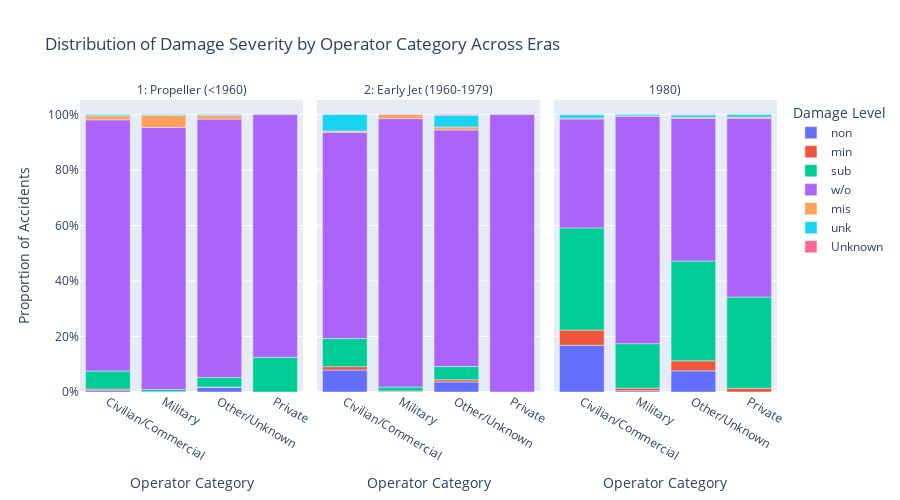

Notebook code for this chart:
### Code cell
# Import necessary libraries
import pandas as pd
import numpy as np
import plotly.express as px

# --- Load and Prepare Data ---
# Assuming df_corrected and df_loc (with op_category) exist from previous steps.
print("Using existing df_loc DataFrame with 'op_category'.")

# Ensure required columns exist and have correct types
required_cols = ['accident_year', 'op_category', 'damage']
if not all(col in df_loc.columns for col in required_cols):
    raise ValueError("df_loc is missing required columns ('accident_year', 'op_category', 'damage'). Please re-run previous steps.")
if not pd.api.types.is_numeric_dtype(df_loc['accident_year']):
    df_loc['accident_year'] = pd.to_numeric(df_loc['accident_year'], errors='coerce')
    df_loc = df_loc.dropna(subset=['accident_year'])
    df_loc['accident_year'] = df_loc['accident_year'].astype(int)
df_loc['op_category'] = df_loc['op_category'].astype(str)
df_loc['damage'] = df_loc['damage'].astype(str)


# --- 1. Feature Engineering: Define Eras ---
print("Defining aviation eras...")

def assign_era(year):
    if year < 1960:
        return '1: Propeller (<1960)'
    elif year >= 1960 and year < 1980:
        return '2: Early Jet (1960-1979)'
    else: # year >= 1980
        return '3: Modern (>=1980)'

df_loc['era'] = df_loc['accident_year'].apply(assign_era)
print("Eras assigned. Value counts:")
print(df_loc['era'].value_counts().sort_index().to_markdown(numalign="left", stralign="left"))


# --- 2. Calculate Damage Proportions ---
print("\nCalculating proportion of damage types within each Era and Operator Category...")

# Group by era and op_category, then get the normalized value counts for damage type
damage_proportions = df_loc.groupby(['era', 'op_category'])['damage'].value_counts(normalize=True).reset_index(name='proportion')

print("Proportion calculation complete. Sample data:")
print(damage_proportions.head().to_markdown(index=False, numalign="left", stralign="left"))


# --- 3. Visualize with Plotly Express ---
print("\nGenerating interactive faceted bar chart...")

# Determine order for damage categories for consistent coloring/stacking
# Define a sensible order if possible (e.g., from least to most severe, plus others)
damage_order = ['non', 'min', 'sub', 'w/o', 'mis', 'unk', 'Unknown']
# Filter proportions data to include only categories present, maintaining the order
existing_damage_cats = damage_proportions['damage'].unique()
ordered_cats_in_data = [cat for cat in damage_order if cat in existing_damage_cats]


# Create faceted bar chart using Plotly Express
# X-axis: Operator Category
# Y-axis: Proportion (should sum to 1 for each bar if barmode='stack')
# Color: Damage Type
# Facet: Era
fig = px.bar(damage_proportions,
             x='op_category',
             y='proportion',
             color='damage',
             facet_col='era', # Separate columns for each era
             category_orders={'damage': ordered_cats_in_data, # Ensure consistent color/stack order
                              'era': sorted(damage_proportions['era'].unique())}, # Sort eras chronologically
             labels={'op_category': 'Operator Category',
                     'proportion': 'Proportion of Accidents',
                     'damage': 'Damage Level',
                     'era': 'Aviation Era'},
             title='Distribution of Damage Severity by Operator Category Across Eras',
             height=500 # Adjust height as needed
             # barmode='stack' is the default when color is used
             )

# Improve layout - format y-axis as percentage, adjust titles
fig.update_layout(yaxis_tickformat='.0%') # Format y-axis ticks as percentages
fig.for_each_annotation(lambda a: a.update(text=a.text.split("=")[-1])) # Clean facet titles
fig.update_xaxes(title_text='Operator Category') # Ensure x-axis title is present

# Show the plot
fig.show()

### Figure 1 — Plotly figure (JSON) as saved in the notebook; plotly's stock layout.template omitted (floating-point values rounded to 4 significant figures)
{"data": [{"hovertemplate": "Damage Level=non<br>Aviation Era=1: Propeller (<1960)<br>Operator Category=%{x}<br>Proportion of Accidents=%{y}<extra></extra>", "legendgroup": "non", "marker": {"color": "#636efa", "pattern": {"shape": ""}}, "name": "non", "orientation": "v", "showlegend": true, "textposition": "auto", "type": "bar", "x": ["Civilian/Commercial", "Military", "Other/Unknown"], "xaxis": "x", "y": [0.006098, 0.0009235, 0.01711], "yaxis": "y"}, {"hovertemplate": "Damage Level=non<br>Aviation Era=2: Early Jet (1960-1979)<br>Operator Category=%{x}<br>Proportion of Accidents=%{y}<extra></extra>", "legendgroup": "non", "marker": {"color": "#636efa", "pattern": {"shape": ""}}, "name": "non", "orientation": "v", "showlegend": false, "textposition": "auto", "type": "bar", "x": ["Civilian/Commercial", "Military", "Other/Unknown"], "xaxis": "x2", "y": [0.07911, 0.0009033, 0.03646], "yaxis": "y2"}, {"hovertemplate": "Damage Level=non<br>Aviation Era=3: Modern (>=1980)<br>Operator Category=%{x}<br>Proportion of Accidents=%{y}<extra></extra>", "legendgroup": "non", "marker": {"color": "#636efa", "pattern": {"shape": ""}}, "name": "non", "orientation": "v", "showlegend": false, "textposition": "auto", "type": "bar", "x": ["Civilian/Commercial", "Military", "Other/Unknown"], "xaxis": "x3", "y": [0.1685, 0.004678, 0.07625], "yaxis": "y3"}, {"hovertemplate": "Damage Level=min<br>Aviation Era=1: Propeller (<1960)<br>Operator Category=%{x}<br>Proportion of Accidents=%{y}<extra></extra>", "legendgroup": "min", "marker": {"color": "#EF553B", "pattern": {"shape": ""}}, "name": "min", "orientation": "v", "showlegend": true, "textposition": "auto", "type": "bar", "x": ["Civilian/Commercial", "Military", "Other/Unknown"], "xaxis": "x", "y": [0.004573, 0.0001847, 0.0008554], "yaxis": "y"}, {"hovertemplate": "Damage Level=min<br>Aviation Era=2: Early Jet (1960-1979)<br>Operator Category=%{x}<br>Proportion of Accidents=%{y}<extra></extra>", "legendgroup": "min", "marker": {"color": "#EF553B", "pattern": {"shape": ""}}, "name": "min", "orientation": "v", "showlegend": false, "textposition": "auto", "type": "bar", "x": ["Civilian/Commercial", "Military", "Other/Unknown"], "xaxis": "x2", "y": [0.0122, 0.00271, 0.007542], "yaxis": "y2"}, {"hovertemplate": "Damage Level=min<br>Aviation Era=3: Modern (>=1980)<br>Operator Category=%{x}<br>Proportion of Accidents=%{y}<extra></extra>", "legendgroup": "min", "marker": {"color": "#EF553B", "pattern": {"shape": ""}}, "name": "min", "orientation": "v", "showlegend": false, "textposition": "auto", "type": "bar", "x": ["Civilian/Commercial", "Military", "Other/Unknown", "Private"], "xaxis": "x3", "y": [0.05475, 0.009357, 0.0361, 0.01333], "yaxis": "y3"}, {"hovertemplate": "Damage Level=sub<br>Aviation Era=1: Propeller (<1960)<br>Operator Category=%{x}<br>Proportion of Accidents=%{y}<extra></extra>", "legendgroup": "sub", "marker": {"color": "#00cc96", "pattern": {"shape": ""}}, "name": "sub", "orientation": "v", "showlegend": true, "textposition": "auto", "type": "bar", "x": ["Civilian/Commercial", "Military", "Other/Unknown", "Private"], "xaxis": "x", "y": [0.06504, 0.007758, 0.03422, 0.125], "yaxis": "y"}, {"hovertemplate": "Damage Level=sub<br>Aviation Era=2: Early Jet (1960-1979)<br>Operator Category=%{x}<br>Proportion of Accidents=%{y}<extra></extra>", "legendgroup": "sub", "marker": {"color": "#00cc96", "pattern": {"shape": ""}}, "name": "sub", "orientation": "v", "showlegend": false, "textposition": "auto", "type": "bar", "x": ["Civilian/Commercial", "Military", "Other/Unknown"], "xaxis": "x2", "y": [0.1013, 0.01445, 0.04777], "yaxis": "y2"}, {"hovertemplate": "Damage Level=sub<br>Aviation Era=3: Modern (>=1980)<br>Operator Category=%{x}<br>Proportion of Accidents=%{y}<extra></extra>", "legendgroup": "sub", "marker": {"color": "#00cc96", "pattern": {"shape": ""}}, "name": "sub", "orientation": "v", "showlegend": false, "textposition": "auto", "type": "bar", "x": ["Civilian/Commercial", "Military", "Other/Unknown", "Private"], "xaxis": "x3", "y": [0.3684, 0.1602, 0.3597, 0.3289], "yaxis": "y3"}, {"hovertemplate": "Damage Level=w/o<br>Aviation Era=1: Propeller (<1960)<br>Operator Category=%{x}<br>Proportion of Accidents=%{y}<extra></extra>", "legendgroup": "w/o", "marker": {"color": "#ab63fa", "pattern": {"shape": ""}}, "name": "w/o", "orientation": "v", "showlegend": true, "textposition": "auto", "type": "bar", "x": ["Civilian/Commercial", "Military", "Other/Unknown", "Private"], "xaxis": "x", "y": [0.9055, 0.9446, 0.9316, 0.875], "yaxis": "y"}, {"hovertemplate": "Damage Level=w/o<br>Aviation Era=2: Early Jet (1960-1979)<br>Operator Category=%{x}<br>Proportion of Accidents=%{y}<extra></extra>", "legendgroup": "w/o", "marker": {"color": "#ab63fa", "pattern": {"shape": ""}}, "name": "w/o", "orientation": "v", "showlegend": false, "textposition": "auto", "type": "bar", "x": ["Civilian/Commercial", "Military", "Other/Unknown", "Private"], "xaxis": "x2", "y": [0.7438, 0.9675, 0.8529, 1.0], "yaxis": "y2"}, {"hovertemplate": "Damage Level=w/o<br>Aviation Era=3: Modern (>=1980)<br>Operator Category=%{x}<br>Proportion of Accidents=%{y}<extra></extra>", "legendgroup": "w/o", "marker": {"color": "#ab63fa", "pattern": {"shape": ""}}, "name": "w/o", "orientation": "v", "showlegend": false, "textposition": "auto", "type": "bar", "x": ["Civilian/Commercial", "Military", "Other/Unknown", "Private"], "xaxis": "x3", "y": [0.3928, 0.8199, 0.5139, 0.6444], "yaxis": "y3"}, {"hovertemplate": "Damage Level=mis<br>Aviation Era=1: Propeller (<1960)<br>Operator Category=%{x}<br>Proportion of Accidents=%{y}<extra></extra>", "legendgroup": "mis", "marker": {"color": "#FFA15A", "pattern": {"shape": ""}}, "name": "mis", "orientation": "v", "showlegend": true, "textposition": "auto", "type": "bar", "x": ["Civilian/Commercial", "Military", "Other/Unknown"], "xaxis": "x", "y": [0.01423, 0.04396, 0.01369], "yaxis": "y"}, {"hovertemplate": "Damage Level=mis<br>Aviation Era=2: Early Jet (1960-1979)<br>Operator Category=%{x}<br>Proportion of Accidents=%{y}<extra></extra>", "legendgroup": "mis", "marker": {"color": "#FFA15A", "pattern": {"shape": ""}}, "name": "mis", "orientation": "v", "showlegend": false, "textposition": "auto", "type": "bar", "x": ["Civilian/Commercial", "Military", "Other/Unknown"], "xaxis": "x2", "y": [0.004436, 0.01445, 0.01069], "yaxis": "y2"}, {"hovertemplate": "Damage Level=mis<br>Aviation Era=3: Modern (>=1980)<br>Operator Category=%{x}<br>Proportion of Accidents=%{y}<extra></extra>", "legendgroup": "mis", "marker": {"color": "#FFA15A", "pattern": {"shape": ""}}, "name": "mis", "orientation": "v", "showlegend": false, "textposition": "auto", "type": "bar", "x": ["Civilian/Commercial", "Military", "Other/Unknown", "Private"], "xaxis": "x3", "y": [0.002659, 0.00117, 0.003631, 0.004444], "yaxis": "y3"}, {"hovertemplate": "Damage Level=unk<br>Aviation Era=1: Propeller (<1960)<br>Operator Category=%{x}<br>Proportion of Accidents=%{y}<extra></extra>", "legendgroup": "unk", "marker": {"color": "#19d3f3", "pattern": {"shape": ""}}, "name": "unk", "orientation": "v", "showlegend": true, "textposition": "auto", "type": "bar", "x": ["Civilian/Commercial", "Military", "Other/Unknown"], "xaxis": "x", "y": [0.004573, 0.002586, 0.002566], "yaxis": "y"}, {"hovertemplate": "Damage Level=unk<br>Aviation Era=2: Early Jet (1960-1979)<br>Operator Category=%{x}<br>Proportion of Accidents=%{y}<extra></extra>", "legendgroup": "unk", "marker": {"color": "#19d3f3", "pattern": {"shape": ""}}, "name": "unk", "orientation": "v", "showlegend": false, "textposition": "auto", "type": "bar", "x": ["Civilian/Commercial", "Other/Unknown"], "xaxis": "x2", "y": [0.05915, 0.04211], "yaxis": "y2"}, {"hovertemplate": "Damage Level=unk<br>Aviation Era=3: Modern (>=1980)<br>Operator Category=%{x}<br>Proportion of Accidents=%{y}<extra></extra>", "legendgroup": "unk", "marker": {"color": "#19d3f3", "pattern": {"shape": ""}}, "name": "unk", "orientation": "v", "showlegend": false, "textposition": "auto", "type": "bar", "x": ["Civilian/Commercial", "Military", "Other/Unknown", "Private"], "xaxis": "x3", "y": [0.01251, 0.004678, 0.009184, 0.008889], "yaxis": "y3"}, {"hovertemplate": "Damage Level=Unknown<br>Aviation Era=2: Early Jet (1960-1979)<br>Operator Category=%{x}<br>Proportion of Accidents=%{y}<extra></extra>", "legendgroup": "Unknown", "marker": {"color": "#FF6692", "pattern": {"shape": ""}}, "name": "Unknown", "orientation": "v", "showlegend": true, "textposition": "auto", "type": "bar", "x": ["Other/Unknown"], "xaxis": "x2", "y": [0.002514], "yaxis": "y2"}, {"hovertemplate": "Damage Level=Unknown<br>Aviation Era=3: Modern (>=1980)<br>Operator Category=%{x}<br>Proportion of Accidents=%{y}<extra></extra>", "legendgroup": "Unknown", "marker": {"color": "#FF6692", "pattern": {"shape": ""}}, "name": "Unknown", "orientation": "v", "showlegend": false, "textposition": "auto", "type": "bar", "x": ["Civilian/Commercial", "Other/Unknown"], "xaxis": "x3", "y": [0.0004693, 0.001282], "yaxis": "y3"}], "layout": {"annotations": [{"font": {}, "showarrow": false, "text": "1: Propeller (<1960)", "x": 0.16, "xanchor": "center", "xref": "paper", "y": 1, "yanchor": "bottom", "yref": "paper"}, {"font": {}, "showarrow": false, "text": "2: Early Jet (1960-1979)", "x": 0.5, "xanchor": "center", "xref": "paper", "y": 1, "yanchor": "bottom", "yref": "paper"}, {"font": {}, "showarrow": false, "text": "1980)", "x": 0.84, "xanchor": "center", "xref": "paper", "y": 1, "yanchor": "bottom", "yref": "paper"}], "barmode": "relative", "height": 500, "legend": {"title": {"text": "Damage Level"}, "tracegroupgap": 0}, "title": {"text": "Distribution of Damage Severity by Operator Category Across Eras"}, "xaxis": {"anchor": "y", "domain": [0, 0.32], "title": {"text": "Operator Category"}}, "xaxis2": {"anchor": "y2", "domain": [0.34, 0.66], "matches": "x", "title": {"text": "Operator Category"}}, "xaxis3": {"anchor": "y3", "domain": [0.68, 1.0], "matches": "x", "title": {"text": "Operator Category"}}, "yaxis": {"anchor": "x", "domain": [0, 1], "tickformat": ".0%", "title": {"text": "Proportion of Accidents"}}, "yaxis2": {"anchor": "x2", "domain": [0, 1], "matches": "y", "showticklabels": false}, "yaxis3": {"anchor": "x3", "domain": [0, 1], "matches": "y", "showticklabels": false}}}
